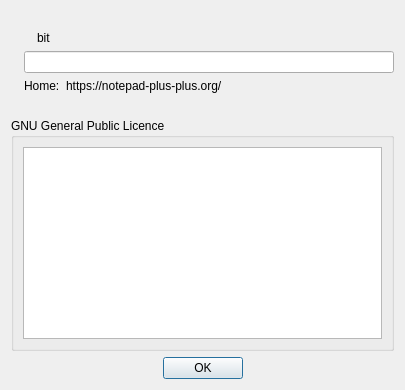
<?xml version="1.0" encoding="UTF-8"?>
<ui version="4.0">
 <class>AboutboxDlg</class>
 <widget class="QDialog" name="AboutboxDlg">
  <property name="geometry"><rect><x>0</x><y>0</y><width>405</width><height>390</height></rect></property>
  <layout class="QVBoxLayout" name="layout1">
   <item>
    <layout class="QHBoxLayout" name="layout2">
     <item>
      <widget class="QLabel" name="iNppaboutLogo">
       <property name="nppId" stdset="0"><number>99</number></property>
       <property name="text"><string/></property>
       <property name="wordWrap"><bool>true</bool></property>
      </widget>
     </item>
     <item>
      <layout class="QVBoxLayout" name="layout3">
       <item>
        <spacer name="spacer4">
         <property name="orientation"><enum>Qt::Vertical</enum></property>
         <property name="sizeType"><enum>QSizePolicy::Expanding</enum></property>
         <property name="sizeHint" stdset="0"><size><width>0</width><height>0</height></size></property>
        </spacer>
       </item>
       <item>
        <layout class="QHBoxLayout" name="layout5">
         <item>
          <widget class="QLabel" name="label">
           <property name="nppId" stdset="0"><number>-1</number></property>
           <property name="text"><string/></property>
          </widget>
         </item>
         <item>
          <widget class="QLabel" name="versionBit">
           <property name="nppId" stdset="0"><number>1707</number></property>
           <property name="text"><string>bit</string></property>
          </widget>
         </item>
         <item>
          <spacer name="spacer6">
           <property name="orientation"><enum>Qt::Horizontal</enum></property>
           <property name="sizeType"><enum>QSizePolicy::Expanding</enum></property>
           <property name="sizeHint" stdset="0"><size><width>0</width><height>0</height></size></property>
          </spacer>
         </item>
        </layout>
       </item>
       <item>
        <widget class="QLineEdit" name="buildDatetime">
         <property name="nppId" stdset="0"><number>1706</number></property>
         <property name="readOnly"><bool>true</bool></property>
        </widget>
       </item>
       <item>
        <layout class="QHBoxLayout" name="layout7">
         <item>
          <widget class="QLabel" name="label2">
           <property name="nppId" stdset="0"><number>-1</number></property>
           <property name="text"><string>Home:</string></property>
          </widget>
         </item>
         <item>
          <widget class="QLabel" name="homeAddr">
           <property name="nppId" stdset="0"><number>1702</number></property>
           <property name="text"><string>https://notepad-plus-plus.org/</string></property>
          </widget>
         </item>
         <item>
          <spacer name="spacer8">
           <property name="orientation"><enum>Qt::Horizontal</enum></property>
           <property name="sizeType"><enum>QSizePolicy::Expanding</enum></property>
           <property name="sizeHint" stdset="0"><size><width>0</width><height>0</height></size></property>
          </spacer>
         </item>
        </layout>
       </item>
       <item>
        <spacer name="spacer9">
         <property name="orientation"><enum>Qt::Vertical</enum></property>
         <property name="sizeType"><enum>QSizePolicy::Expanding</enum></property>
         <property name="sizeHint" stdset="0"><size><width>0</width><height>0</height></size></property>
        </spacer>
       </item>
      </layout>
     </item>
    </layout>
   </item>
   <item>
    <widget class="QGroupBox" name="groupBox">
     <property name="nppId" stdset="0"><number>-1</number></property>
     <property name="title"><string>GNU General Public Licence</string></property>
     <layout class="QVBoxLayout" name="layout10">
      <item>
       <widget class="QPlainTextEdit" name="licenceEdit">
        <property name="nppId" stdset="0"><number>1701</number></property>
        <property name="readOnly"><bool>true</bool></property>
        <property name="tabChangesFocus"><bool>true</bool></property>
       </widget>
      </item>
     </layout>
    </widget>
   </item>
   <item>
    <layout class="QHBoxLayout" name="layout11">
     <item>
      <spacer name="spacer12">
       <property name="orientation"><enum>Qt::Horizontal</enum></property>
       <property name="sizeType"><enum>QSizePolicy::Expanding</enum></property>
       <property name="sizeHint" stdset="0"><size><width>0</width><height>0</height></size></property>
      </spacer>
     </item>
     <item>
      <widget class="QPushButton" name="ok">
       <property name="nppId" stdset="0"><number>1</number></property>
       <property name="text"><string>OK</string></property>
       <property name="autoDefault"><bool>false</bool></property>
       <property name="default"><bool>true</bool></property>
      </widget>
     </item>
     <item>
      <spacer name="spacer13">
       <property name="orientation"><enum>Qt::Horizontal</enum></property>
       <property name="sizeType"><enum>QSizePolicy::Expanding</enum></property>
       <property name="sizeHint" stdset="0"><size><width>0</width><height>0</height></size></property>
      </spacer>
     </item>
    </layout>
   </item>
  </layout>
 </widget>
 <resources/>
 <connections/>
</ui>
